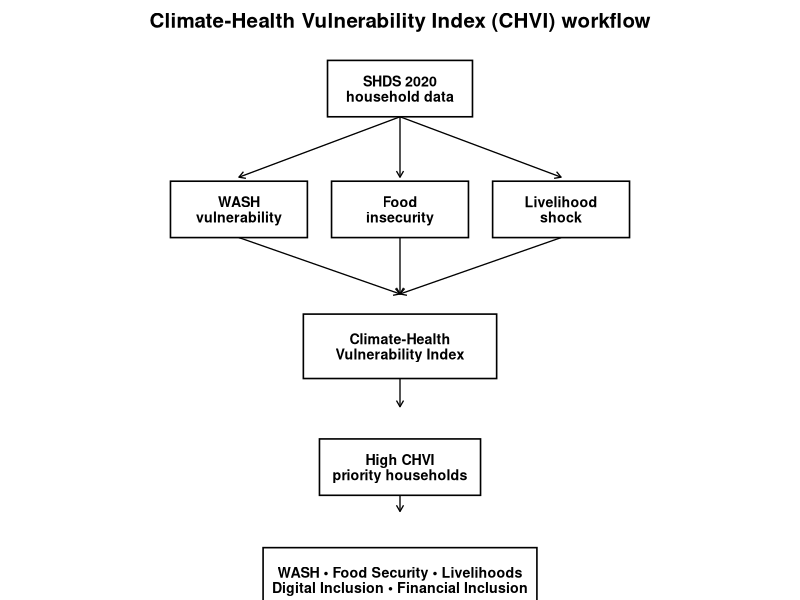
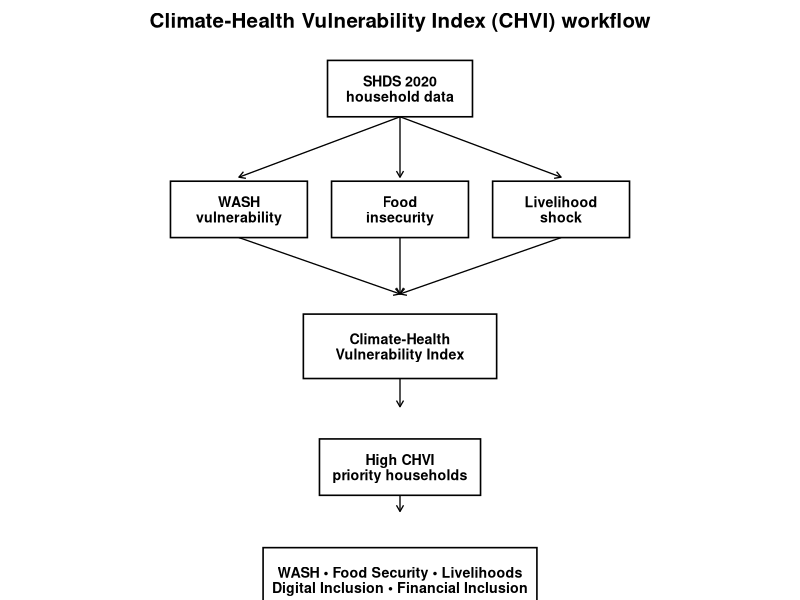

Here is the R script that generated these plots, in order:
# Figure 3: CHVI framework diagram
# Packages: ggplot2, ggforce

packages <- c("ggplot2", "ggforce")
installed <- packages %in% rownames(installed.packages())
if (any(!installed)) install.packages(packages[!installed])
invisible(lapply(packages, library, character.only = TRUE))

dir.create("outputs/figures", recursive = TRUE, showWarnings = FALSE)
dir.create("figures", recursive = TRUE, showWarnings = FALSE)

boxes <- data.frame(
  boxes <- data.frame(
    label = c(
      "SHDS 2020\nhousehold data",
      "WASH\nvulnerability",
      "Food\ninsecurity",
      "Livelihood\nshock",
      "Climate-Health\nVulnerability Index",
      "High CHVI\npriority households",
      "WASH • Food Security • Livelihoods\nDigital Inclusion • Financial Inclusion"
    ),
    x = c(0, -2, 0, 2, 0, 0, 0),
    y = c(5, 3.5, 3.5, 3.5, 1.8, 0.3, -1.1)
  ),
  w = c(1.8, 1.7, 1.7, 1.7, 2.4, 2.0, 3.4),
  h = c(0.7, 0.7, 0.7, 0.7, 0.8, 0.7, 0.8)
)

arrows <- data.frame(
  x = c(0, 0, 0, -2, 0, 2, 0, 0),
  y = c(4.65, 4.65, 4.65, 3.15, 3.15, 3.15, 1.6, 0.35),
  xend = c(-2, 0, 2, 0, 0, 0, 0, 0),
  yend = c(3.9, 3.9, 3.9, 2.45, 2.45, 2.45, 1.05, -0.25)
)

p <- ggplot() +
  geom_segment(data = arrows, aes(x=x, y=y, xend=xend, yend=yend),
               arrow = arrow(length = unit(0.18, "cm")), linewidth = 0.45) +
  geom_rect(data = boxes, aes(xmin=x-w/2, xmax=x+w/2, ymin=y-h/2, ymax=y+h/2),
                 radius = unit(0.08, "inches"), fill = "white", color = "black", linewidth = 0.55) +
  geom_text(data = boxes, aes(x=x, y=y, label=label), size = 3.6, fontface = "bold", lineheight = 0.9) +
  annotate("text", x = 0, y = 5.85, label = "Climate-Health Vulnerability Index (CHVI) workflow", fontface = "bold", size = 5.2) +
  coord_equal(xlim = c(-3.2, 3.2), ylim = c(-1.35, 6.1), expand = FALSE) +
  theme_void()

ggsave("outputs/figures/figure3_chvi_framework.png", p, width = 9, height = 8, dpi = 300, bg = "white")
ggsave("figures/figure3_chvi_framework.png", p, width = 9, height = 8, dpi = 300, bg = "white")
